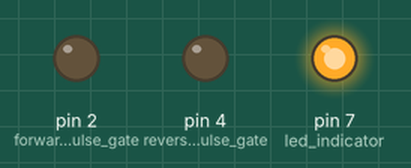
Recording of a sketch running on a simulated Arduino Uno, built with avr-gcc and run on an emulated ATmega328P. Shown: output pins drawn as LEDs (lit = HIGH). What the sketch prints to the serial monitor is not drawn.

Above: at 0.1 s.
At 10.1 s:
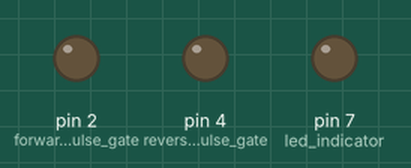
Timing chart, 0 to 11.6 s (numbered marks = the images above):
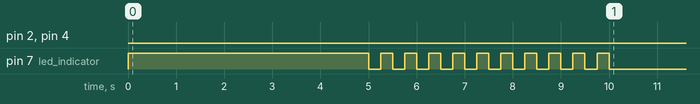

Measured:
- by itself, pin 7 (led_indicator): repeats every 0.50 s: LOW 0.25 s, HIGH 0.25 s, until it stays LOW from 10.0 s

The sketch:

Monopolar_AlternatingDirection_VariedCycleLength_.ino
```cpp
/* Title: pulseTrainTest_20190620
 * Author: Andrew Masteller
 * Contact: amasteller5@gmail.com
 * Date: 2019-06-20 (yyyy-mm-dd)
 * Total time = sum(cycleLengthArray) * 2i pulses + 1 second buffer
 */

#define numCycles 6
int cycleLength;
int cycleLengthArray[numCycles] = {2000, 1500, 1000, 700, 500, 400};
int pulseDuration = 10;
int offTime;
long dur = 90000L;
int numIters;

void setup() {
  pinMode(2, OUTPUT); // forward  pulse gate
  pinMode(4, OUTPUT); // reverse pulse gate
  pinMode(7, OUTPUT); // led indicator
  Serial.begin(9600);
}

void loop() {
  digitalWrite(7, HIGH);
  delay(5000);
  digitalWrite(7, LOW);
  delay(250);

  // flash 10 times over 5 seconds
  for (int k = 0; k < 10; k++) {
    digitalWrite(7, HIGH);
    delay(250);
    digitalWrite(7, LOW);
    delay(250);
  }
  Serial.print("No Stimulation");
  Serial.println();

  delay(60000);

  // run through the cycleLengthArray
  // keep j equal to the size of the array if it is update
  for (int j = 0; j < numCycles; j++) {
    cycleLength = cycleLengthArray[j];      // iterate over cycleLengthArray
    offTime = cycleLength - pulseDuration;  // calculate offTime for each cycleLength
    numIters = dur/cycleLength/2;
    Serial.print("Cycle Length: ");
    Serial.print(cycleLength);
    Serial.println();
    Serial.print("Number of Iterations: ");
    Serial.print(numIters);
    Serial.println();

    digitalWrite(7, HIGH);
    delay(5000);
    digitalWrite(7, LOW);

    // run the given cycleLength for i=10 iterations of forward and reverse (2i pulses total)
    for (int i = 0; i <  numIters; i++) {
      digitalWrite(7, HIGH);  // led indicator on
      delay(100);
      digitalWrite(7, LOW);   // led indicator off
      delay(100);

      digitalWrite(2, HIGH);  // open forward pulse gate
      delay(pulseDuration);   // keep forward pulse gate open for pulseDuration ms
      digitalWrite(2, LOW);   // close forward pulse gate
      delay(offTime - 200);

      digitalWrite(7, HIGH);  // led indicator on
      delay(100);
      digitalWrite(7, LOW);   // led indicator off
      delay(100);

      digitalWrite(4, HIGH);  // open reverse pulse gate
      delay(pulseDuration);   // keep reverse puse gate open for pulseDuration ms
      digitalWrite(4, LOW);   // close reverse pulse gate
      delay(offTime - 200);
    }
  }
}
```
